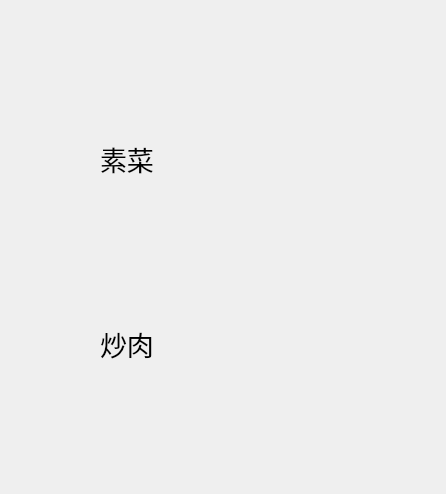
<?xml version="1.0" encoding="UTF-8"?>
<ui version="4.0">
 <class>good</class>
 <widget class="QWidget" name="good">
  <property name="geometry">
   <rect>
    <x>0</x>
    <y>0</y>
    <width>446</width>
    <height>494</height>
   </rect>
  </property>
  <property name="windowTitle">
   <string>Form</string>
  </property>
  <widget class="QWidget" name="">
   <property name="geometry">
    <rect>
     <x>100</x>
     <y>70</y>
     <width>251</width>
     <height>364</height>
    </rect>
   </property>
   <layout class="QVBoxLayout" name="verticalLayout">
    <item>
     <layout class="QHBoxLayout" name="horizontalLayout">
      <item>
       <widget class="QLabel" name="label">
        <property name="text">
         <string>&lt;html&gt;&lt;head/&gt;&lt;body&gt;&lt;p&gt;&lt;span style=&quot; font-size:20pt;&quot;&gt;素菜&lt;/span&gt;&lt;/p&gt;&lt;/body&gt;&lt;/html&gt;</string>
        </property>
       </widget>
      </item>
      <item>
       <widget class="QLabel" name="label_2">
        <property name="text">
         <string/>
        </property>
        <property name="pixmap">
         <pixmap resource="pic.qrc">:/new/prefix1/pic.png</pixmap>
        </property>
       </widget>
      </item>
     </layout>
    </item>
    <item>
     <layout class="QHBoxLayout" name="horizontalLayout_3">
      <item>
       <widget class="QLabel" name="label_5">
        <property name="text">
         <string>&lt;html&gt;&lt;head/&gt;&lt;body&gt;&lt;p&gt;&lt;span style=&quot; font-size:20pt;&quot;&gt;炒肉&lt;/span&gt;&lt;/p&gt;&lt;/body&gt;&lt;/html&gt;</string>
        </property>
       </widget>
      </item>
      <item>
       <widget class="QLabel" name="label_6">
        <property name="text">
         <string/>
        </property>
        <property name="pixmap">
         <pixmap resource="pic.qrc">:/new/prefix1/pic1.png</pixmap>
        </property>
       </widget>
      </item>
     </layout>
    </item>
   </layout>
  </widget>
 </widget>
 <resources>
  <include location="pic.qrc"/>
 </resources>
 <connections/>
</ui>
